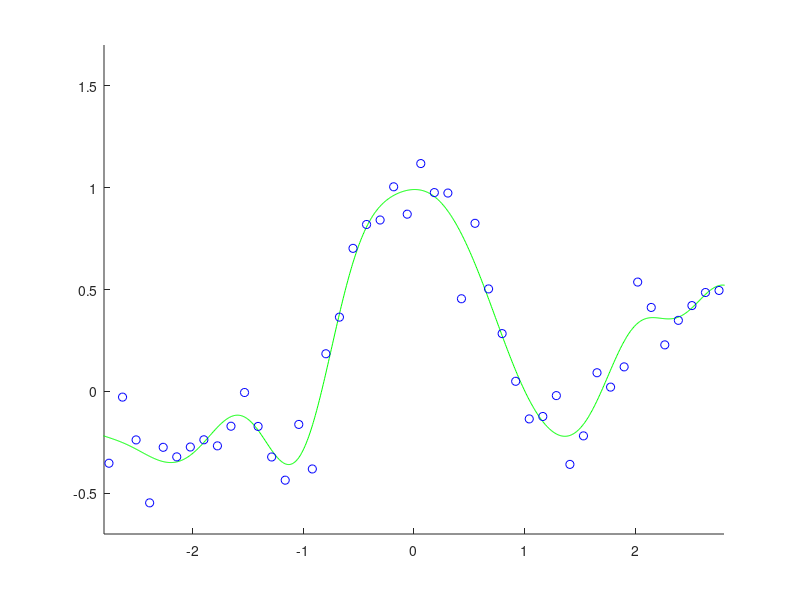

The MATLAB source for this figure:
n=50; N=1000; x=linspace(-3,3,n)'; X=linspace(-3,3,N)';
pix=pi*x; y=sin(pix)./(pix)+0.1*x+0.2*randn(n,1);

x2=x.^2; xx=repmat(x2,1,n)+repmat(x2',n,1)-2*x*x';
hhs=2*[0.03 0.3 3].^2; ls=[0.0001 0.1 100];
m=5; u=floor(m*[0:n-1]/n)+1; u=u(randperm(n));
for hk=1:length(hhs)
  hh=hhs(hk); k=exp(-xx/hh);
  for i=1:m
    ki=k(u~=i,:); kc=k(u==i,:); yi=y(u~=i); yc=y(u==i);
    for lk=1:length(ls)
      l=ls(lk); t=(ki'*ki+l*eye(n))\(ki'*yi); fc=kc*t;
      g(hk,lk,i)=mean((fc-yc).^2);
end, end, end
[gl,ggl]=min(mean(g,3),[],2);[ghl,gghl]=min(gl);
L=ls(ggl(gghl)); HH=hhs(gghl);

K=exp(-(repmat(X.^2,1,n)+repmat(x2',N,1)-2*X*x')/HH);
k=exp(-xx/HH); t=(k^2+L*eye(n))\(k*y); F=K*t;

figure(1); clf; hold on; axis([-2.8 2.8 -0.7 1.7]);
plot(X,F,'g-'); plot(x,y,'bo');